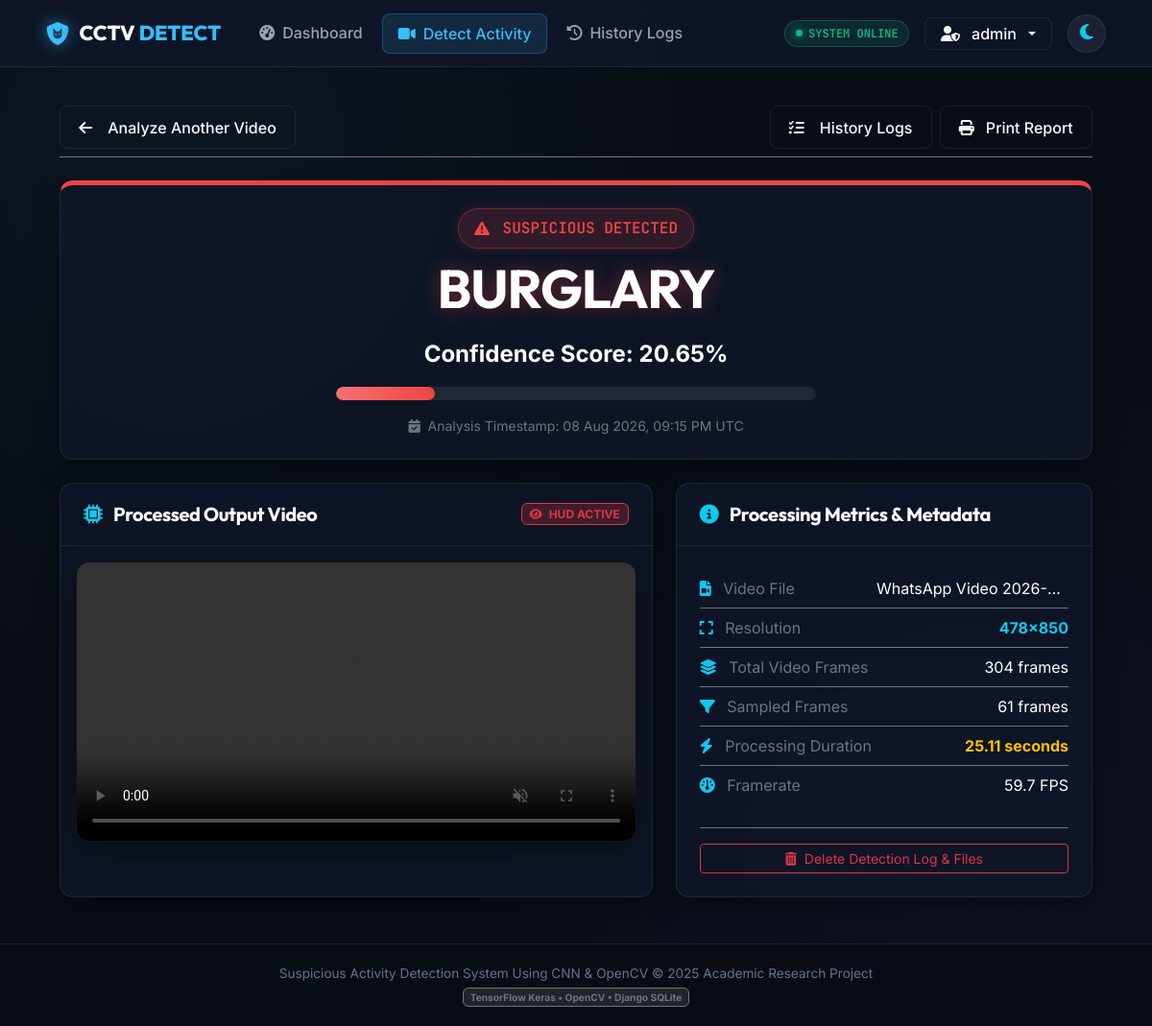
Screenshot of /result/9/ (signed in) with the database file from the repository.
### detection/models.py (models this page shows, shortened)
class Detection(models.Model):
    user = models.ForeignKey(User, on_delete=models.CASCADE, related_name='detections', null=True, blank=True)
    title = models.CharField(max_length=255, help_text="Filename or custom title")
    uploaded_video = models.FileField(upload_to='uploads/%Y/%m/%d/')
    processed_video = models.FileField(upload_to='processed/%Y/%m/%d/', null=True, blank=True)
    activity = models.CharField(max_length=100, default='Normal')
    confidence = models.FloatField(default=0.0, help_text="Percentage confidence score")
    is_suspicious = models.BooleanField(default=False)
    total_frames = models.IntegerField(default=0)
    sampled_frames = models.IntegerField(default=0)
    fps = models.FloatField(default=30.0)
    resolution = models.CharField(max_length=50, blank=True, default='')
    processing_time_sec = models.FloatField(default=0.0)
    created_at = models.DateTimeField(auto_now_add=True)
    updated_at = models.DateTimeField(auto_now=True)
    class Meta:
        ordering = ['-created_at']
        verbose_name = 'Activity Detection'
        verbose_name_plural = 'Activity Detections'
    @property
    def badge_color(self):
        if self.activity.upper() in ['FIGHTING', 'FIRE', 'BURGLARY', 'ROBBERY', 'SHOOTING', 'WEAPON']:
            return 'danger'
        elif self.activity.upper() in ['NORMAL']:
            return 'success'
        return 'warning'
    @property
    def status_label(self):
        return 'SUSPICIOUS' if self.is_suspicious else 'NORMAL'

### detection/views.py (the view)
# urls.py: path('result/<int:pk>/', views.result_view, name='result'),
@login_required
def result_view(request, pk):
    detection = get_object_or_404(Detection, pk=pk)
    context = {
        'detection': detection,
        'active_page': 'detect',
    }
    return render(request, 'detection/result.html', context)

### detection/templates/detection/result.html (shortened to what this page needs)
{% extends 'detection/base.html' %}
{% block content %}
<div class="container py-4" style="max-width: 1100px;">
    <div class="d-flex align-items-center justify-content-between mb-4 pb-2 border-bottom border-secondary">
        <a href="{% url 'detect' %}" class="btn btn-outline-cyber">
            <i class="fa-solid fa-arrow-left me-2"></i> Analyze Another Video
        </a>
        <div class="d-flex gap-2">
            <a href="{% url 'history' %}" class="btn btn-outline-cyber">
                <i class="fa-solid fa-list-check me-2"></i> History Logs
            </a>
            <button onclick="window.print()" class="btn btn-outline-cyber">
                <i class="fa-solid fa-print me-1"></i> Print Report
            </button>
        </div>
    </div>
    <div class="glass-card mb-4 overflow-hidden" style="border-top: 5px solid {% if detection.is_suspicious %}var(--danger-red){% else %}var(--success-green){% endif %}; shadow: 0 15px 35px rgba(0,0,0,0.6);">
        <div class="glass-card-body p-4 text-center">
            <div class="mb-2">
                <span class="badge-cyber {{ detection.badge_color }} fs-6 px-3 py-2">
                    <i class="fa-solid {% if detection.is_suspicious %}fa-triangle-exclamation{% else %}fa-shield-check{% endif %} me-2"></i>
                    {{ detection.status_label }} DETECTED
                </span>
            </div>
            <h1 class="display-4 font-heading text-white fw-bold mb-1 tracking-tight" style="text-shadow: 0 0 20px {% if detection.is_suspicious %}rgba(239, 68, 68, 0.4){% else %}rgba(16, 185, 129, 0.4){% endif %};">
                {{ detection.activity|upper }}
            </h1>
            <div class="d-flex align-items-center justify-content-center gap-3 my-3">
                <span class="fs-4 font-mono fw-bold text-white">Confidence Score: {{ detection.confidence|floatformat:2 }}%</span>
            </div>
            <div class="mx-auto my-3" style="max-width: 500px;">
                <div class="confidence-bar-wrapper" style="height: 14px;">
                    <div class="confidence-bar-fill {{ detection.badge_color }}" style="width: {{ detection.confidence }}%;"></div>
                </div>
            </div>
            <p class="text-secondary small mb-0 font-mono">
                <i class="fa-solid fa-calendar-check me-1"></i> Analysis Timestamp: {{ detection.created_at|date:"d M Y, h:i A" }} UTC
            </p>
        </div>
    </div>
    <div class="row g-4 mb-4">
        <div class="col-12 col-lg-7">
            <div class="glass-card h-100">
                <div class="glass-card-header">
                    <h5 class="font-heading mb-0 text-white">
                        <i class="fa-solid fa-microchip text-info me-2"></i> Processed Output Video
                    </h5>
                    <span class="badge bg-danger bg-opacity-25 text-danger border border-danger font-mono">
                        <i class="fa-solid fa-eye me-1"></i> HUD ACTIVE
                    </span>
                </div>
                <div class="glass-card-body p-3">
                    <div class="video-box">
                        {% if detection.processed_video %}
                            <video controls autoplay loop muted poster="">
                                <source src="{{ detection.processed_video.url }}" type="video/mp4">
                            </video>
                        {% else %}
                            <div class="text-center py-5 text-muted">
                                <i class="fa-solid fa-video-slash fs-1 mb-2"></i>
                                <p>Processed video unavailable.</p>
                            </div>
                        {% endif %}
                    </div>
                </div>
            </div>
        </div>
        <div class="col-12 col-lg-5">
            <div class="glass-card h-100 d-flex flex-column">
                <div class="glass-card-header">
                    <h5 class="font-heading mb-0 text-white">
                        <i class="fa-solid fa-circle-info text-info me-2"></i> Processing Metrics & Metadata
                    </h5>
                </div>
                <div class="glass-card-body flex-grow-1">
                    <div class="list-group list-group-flush bg-transparent">
                        <div class="list-group-item bg-transparent text-white border-secondary px-0 d-flex justify-content-between">
                            <span class="text-secondary"><i class="fa-solid fa-file-video me-2 text-info"></i> Video File</span>
                            <span class="font-mono text-truncate ms-2" style="max-width: 200px;">{{ detection.title }}</span>
                        </div>
                        <div class="list-group-item bg-transparent text-white border-secondary px-0 d-flex justify-content-between">
                            <span class="text-secondary"><i class="fa-solid fa-expand me-2 text-info"></i> Resolution</span>
                            <span class="font-mono text-info fw-bold">{{ detection.resolution }}</span>
                        </div>
                        <div class="list-group-item bg-transparent text-white border-secondary px-0 d-flex justify-content-between">
                            <span class="text-secondary"><i class="fa-solid fa-layer-group me-2 text-info"></i> Total Video Frames</span>
                            <span class="font-mono">{{ detection.total_frames }} frames</span>
                        </div>
                        <div class="list-group-item bg-transparent text-white border-secondary px-0 d-flex justify-content-between">
                            <span class="text-secondary"><i class="fa-solid fa-filter me-2 text-info"></i> Sampled Frames</span>
                            <span class="font-mono">{{ detection.sampled_frames }} frames</span>
                        </div>
                        <div class="list-group-item bg-transparent text-white border-secondary px-0 d-flex justify-content-between">
                            <span class="text-secondary"><i class="fa-solid fa-bolt me-2 text-info"></i> Processing Duration</span>
                            <span class="font-mono text-warning fw-bold">{{ detection.processing_time_sec }} seconds</span>
                        </div>
                        <div class="list-group-item bg-transparent text-white border-secondary px-0 d-flex justify-content-between">
                            <span class="text-secondary"><i class="fa-solid fa-gauge me-2 text-info"></i> Framerate</span>
                            <span class="font-mono">{{ detection.fps }} FPS</span>
                        </div>
                    </div>
                    <div class="mt-4 pt-3 border-top border-secondary">
                        <form method="post" action="{% url 'delete_detection' detection.pk %}" onsubmit="return confirm('Are you sure you want to delete this detection record and its media files?');">
                            <button type="submit" class="btn btn-outline-danger btn-sm w-100">
                                <i class="fa-solid fa-trash-can me-1"></i> Delete Detection Log & Files
                            </button>
                        </form>
                    </div>
                </div>
            </div>
        </div>
    </div>
</div>
{% endblock %}

### detection/templates/detection/base.html (shortened to what this page needs)
{% load static %}
<!DOCTYPE html>
<html lang="en">
<head>
    <link href="https://cdn.jsdelivr.net/npm/bootstrap@5.3.2/dist/css/bootstrap.min.css" rel="stylesheet">
    <link href="https://cdnjs.cloudflare.com/ajax/libs/font-awesome/6.4.2/css/all.min.css" rel="stylesheet">
    <link href="{% static 'detection/css/style.css' %}" rel="stylesheet">
</head>
<body>
    <nav class="navbar navbar-expand-lg navbar-custom sticky-top">
        <div class="container-fluid px-4">
            <a class="brand-logo" href="{% if user.is_authenticated %}{% url 'dashboard' %}{% else %}{% url 'landing' %}{% endif %}">
                <i class="fa-solid fa-shield-cat"></i>
                <span>CCTV <span style="color: var(--accent-cyan);">DETECT</span></span>
            </a>
            <div class="d-flex align-items-center gap-2 order-lg-last ms-auto ms-lg-3">
                <button id="theme-toggle-btn" class="theme-toggle-btn" type="button" aria-label="Toggle theme" title="Toggle Light/Dark Theme">
                    <i class="fa-solid fa-moon text-info" id="theme-toggle-icon"></i>
                </button>
            </div>
            {% if user.is_authenticated %}
            <div class="collapse navbar-collapse" id="navbarContent">
                <ul class="navbar-nav me-auto mb-2 mb-lg-0 ms-lg-4 gap-1">
                    <li class="nav-item">
                        <a class="nav-link-custom {% if active_page == 'dashboard' %}active{% endif %}" href="{% url 'dashboard' %}">
                            <i class="fa-solid fa-gauge-high"></i> Dashboard
                        </a>
                    </li>
                    <li class="nav-item">
                        <a class="nav-link-custom {% if active_page == 'detect' %}active{% endif %}" href="{% url 'detect' %}">
                            <i class="fa-solid fa-video"></i> Detect Activity
                        </a>
                    </li>
                    <li class="nav-item">
                        <a class="nav-link-custom {% if active_page == 'history' %}active{% endif %}" href="{% url 'history' %}">
                            <i class="fa-solid fa-clock-rotate-left"></i> History Logs
                        </a>
                    </li>
                </ul>
                <div class="d-flex align-items-center gap-3">
                    <div class="live-pulse">
                        <div class="pulse-dot"></div>
                        <span>SYSTEM ONLINE</span>
                    </div>
                    <div class="dropdown">
                        <button class="btn btn-outline-cyber dropdown-toggle py-1 px-3" type="button" data-bs-toggle="dropdown">
                            <i class="fa-solid fa-user-shield me-1"></i> {{ user.username }}
                        </button>
                    </div>
                </div>
            </div>
            {% endif %}
        </div>
    </nav>
    <main class="flex-grow-1">
        {% block content %}{% endblock %}
    </main>
    <footer class="footer-custom text-center">
        <div class="container">
            <p class="mb-1">Suspicious Activity Detection System Using CNN & OpenCV &copy; 2025 Academic Research Project</p>
            <span class="badge bg-dark border border-secondary text-secondary font-mono">TensorFlow Keras • OpenCV • Django SQLite</span>
        </div>
    </footer>
</body>
</html>

### rows the page displays
Detection: status_label "SUSPICIOUS", activity "BURGLARY", confidence "20.65", created_at "08 Aug 2026, 09:15 PM", title "WhatsApp Video 2026-…", resolution "478x850", total_frames "304", sampled_frames "61", processing_time_sec "25.11", fps "59.7"

### other values shown
{{ user.username }} "admin"
